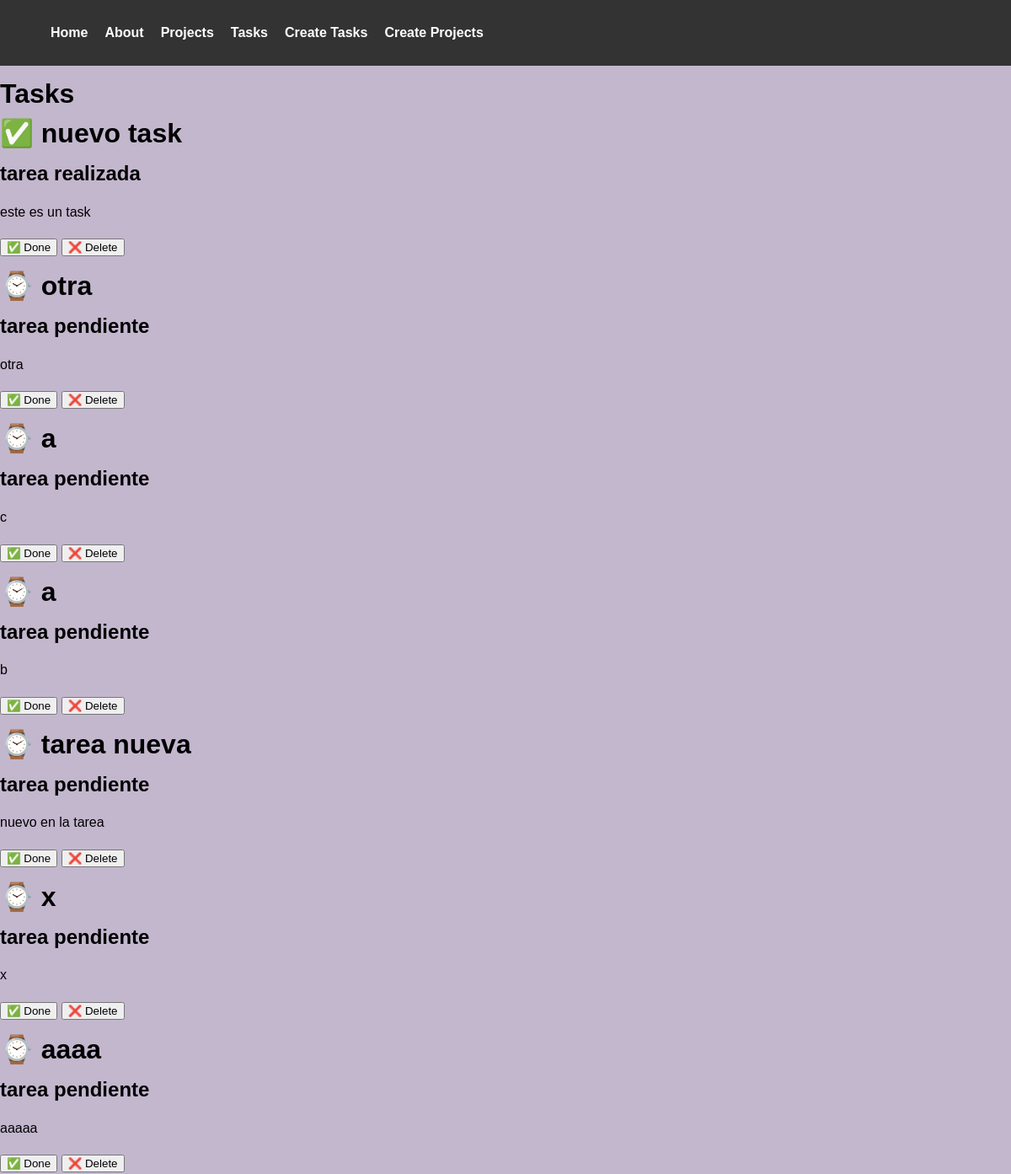
/tasks/, run on the app's committed database.
### myapp/models.py (models this page shows, shortened)
class Task(models.Model):
    title = models.CharField(max_length=200)
    description = models.TextField(null=True)
    project = models.ForeignKey(Project, on_delete=models.CASCADE)
    done = models.BooleanField(default=False)

### myapp/views.py (the view)
# urls.py: path('tasks/', views.tasks, name='tasks' ),
def tasks(request):
    task = Task.objects.all()
    return render(request, 'tasks/task.html',{"tasks": task})
    task = Task.objects.get(title=title)
    return HttpResponse("<h2>tasks: %s </h2> " % task.title)
    task = Task(title="New Task", description="New Description")
    task.save()
    return HttpResponse("<h2>Task created</h2>")

### myapp/templates/tasks/task.html
{% extends '../layouts/base2.html' %}
{% block content %}
<h1>Tasks</h1>
{% for task in tasks %}
{% if task.done %}
<h1> ✅ {{task.title}}</h1>
<h2>tarea realizada</h2>
{% else %}
<h1> ⌚ {{task.title}}</h1>
<h2>tarea pendiente </h2>
{% endif %}
<p>{{task.description}}</p>
<button>✅ Done</button>
<button>❌ Delete</button>
{% endfor %}
{% endblock %}

### myapp/templates/layouts/base2.html (shortened to what this page needs)
<!DOCTYPE html>
<html lang="en">
<head>
    {% load static %}
    <link rel="stylesheet" href="{% static 'styles/main.css' %}">
</head>
<body>
    <nav class="navbar">
        <ul class="navbar-links">
            <li><a href="{% url 'index' %}">Home</a></li>
            <li><a href="{% url 'about' %}">About</a></li>
            <li><a href="{% url 'projects' %}">Projects</a></li>
            <li><a href="{% url 'tasks' %}">Tasks</a></li>
            <li><a href="{% url 'createTask' %}">Create Tasks</a></li>
            <li><a href="{% url 'createProject' %}">Create Projects</a></li>
        </ul>
    </nav>
    {% block content %}
    {% endblock %}
</body>
</html>

### myapp/static/styles/main.css (style rules this page uses)
body { background-color: #39115e4d; font-family: Arial, Helvetica, sans-serif; font-size: 16px; line-height: 1.6em; margin: 0; padding: 0; }
.navbar { background-color: #333; display: flex; justify-content: space-between; align-items: center; padding: 10px 20px; }
.navbar-links { list-style: none; display: flex; gap: 20px; }
.navbar-links li { padding: 0; }
.navbar-links a { text-decoration: none; color: #fff; font-weight: bold; }

### data on the page
Task: title "nuevo task", description "este es un task"
Task: title "otra", description "otra"
Task: title "a", description "c"
Task: title "a", description "b"
Task: title "tarea nueva", description "nuevo en la tarea"
Task: title "x", description "x"
Task: title "aaaa", description "aaaaa"
